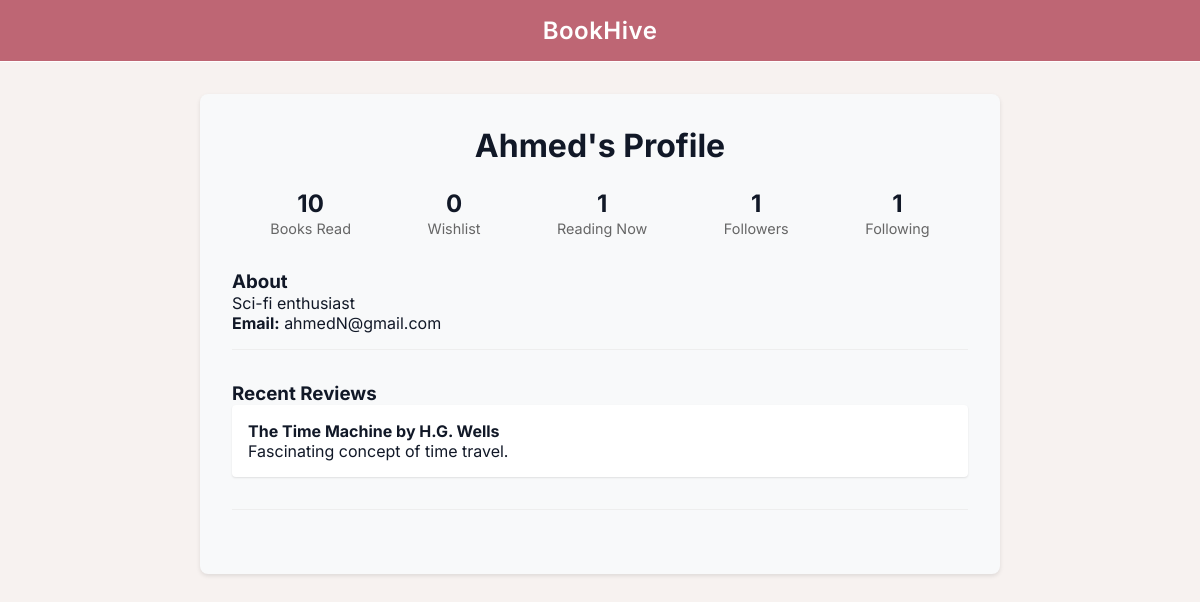
Page /profile (signed in) on the earlier database version.
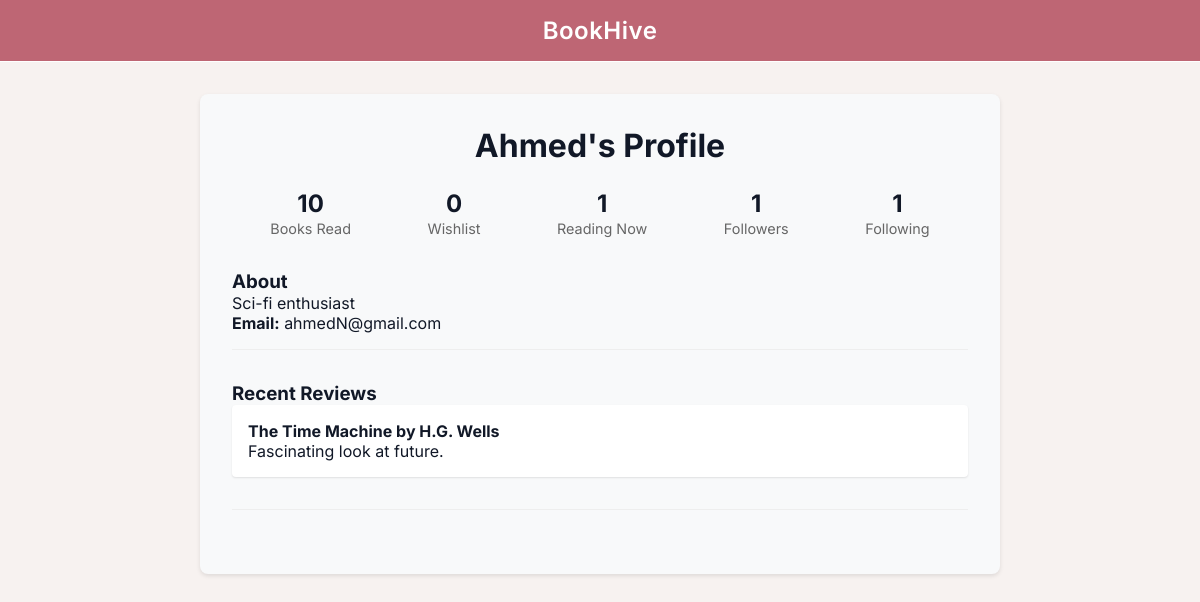
Same page on the later database version.
### tables this page shows
CREATE TABLE Reviews (
    username TEXT,
    bookname TEXT,
    review TEXT,
    PRIMARY KEY (username, bookname),
    FOREIGN KEY (username) REFERENCES Users(username),
    FOREIGN KEY (bookname) REFERENCES Books(bookname)
);

CREATE TABLE Books (
    bookname TEXT PRIMARY KEY,
    author TEXT NOT NULL,
    genre TEXT,
    year INT,
    description TEXT,
    averageRating FLOAT DEFAULT 0,
    noOfRatings INT DEFAULT 0,
    cover_url TEXT
);

### app.py (the view)
@app.route('/profile')
def profile():
    if 'username' not in session:
        return redirect(url_for('login'))
    username = session['username']
    try:
        conn = get_db_connection()
        user = conn.execute('SELECT * FROM Users WHERE username = ?', (username,)).fetchone()
        if not user:
            return redirect(url_for('login'))
        books_read = conn.execute('SELECT COUNT(*) FROM ReadBooksList WHERE username = ?', (username,)).fetchone()[0]
        wishlist_count = conn.execute('SELECT COUNT(*) FROM WishlistBooks WHERE username = ?', (username,)).fetchone()[0]
        currently_reading = conn.execute('SELECT COUNT(*) FROM CurrentlyReadingBooks WHERE username = ?', (username,)).fetchone()[0]
        reviews = conn.execute('''
            SELECT b.bookname, b.author, r.review
            FROM Reviews r
            JOIN Books b ON r.bookname = b.bookname
            WHERE r.username = ?
            ORDER BY r.rowid DESC
            LIMIT 3
        ''', (username,)).fetchall()
        followers = conn.execute('SELECT COUNT(*) FROM Followers WHERE followee = ?', (username,)).fetchone()[0]
        following = conn.execute('SELECT COUNT(*) FROM Followers WHERE follower = ?', (username,)).fetchone()[0]
        conn.close()
        return render_template('profile.html',
        username=user['username'],
        email=user['email'],
        description=user['description'],
        books_read=user['noOfBooksRead'],
        wishlist_count=wishlist_count,
        currently_reading=currently_reading,
        reviews=reviews,
        followers=followers,
        following=following)
    except sqlite3.Error as e:
        print(f"Database error: {e}")
        return "Error loading profile", 500

### app.py (called while the page is built)
def get_db_connection():
    conn = sqlite3.connect(DATABASE)
    conn.row_factory = sqlite3.Row
    return conn

### templates/profile.html (shortened to what this page needs)
{% extends "base2.html" %}
{% block content %}
<div class="profile-container">
    <div class="profile-header">
        <h1>{{ username }}'s Profile</h1>
        <div class="stats">
            <div class="stat-item">
                <span class="stat-number">{{ books_read }}</span>
                <span class="stat-label">Books Read</span>
            </div>
            <div class="stat-item">
                <span class="stat-number">{{ wishlist_count }}</span>
                <span class="stat-label">Wishlist</span>
            </div>
            <div class="stat-item">
                <span class="stat-number">{{ currently_reading }}</span>
                <span class="stat-label">Reading Now</span>
            </div>
            <div class="stat-item">
                <span class="stat-number">{{ followers }}</span>
                <span class="stat-label">Followers</span>
            </div>
            <div class="stat-item">
                <span class="stat-number">{{ following }}</span>
                <span class="stat-label">Following</span>
            </div>
        </div>
    </div>
    <div class="profile-details">
        <div class="detail-section">
            <h3>About</h3>
            <p>{{ description if description else "No description yet" }}</p>
            <p><strong>Email:</strong> {{ email }}</p>
        </div>
        <div class="detail-section">
            <h3>Recent Reviews</h3>
            {% if reviews %}
                {% for review in reviews %}
                <div class="review">
                    <h4>{{ review['bookname'] }} by {{ review['author'] }}</h4>
                    <p>{{ review['review'] }}</p>
                </div>
                {% endfor %}
            {% else %}
                <p>No reviews yet</p>
            {% endif %}
        </div>
    </div>
</div>
{% endblock %}

Differences in the rows shown:
changed Reviews "The Time Machine": review "Fascinating concept of time travel." → "Fascinating look at future."
